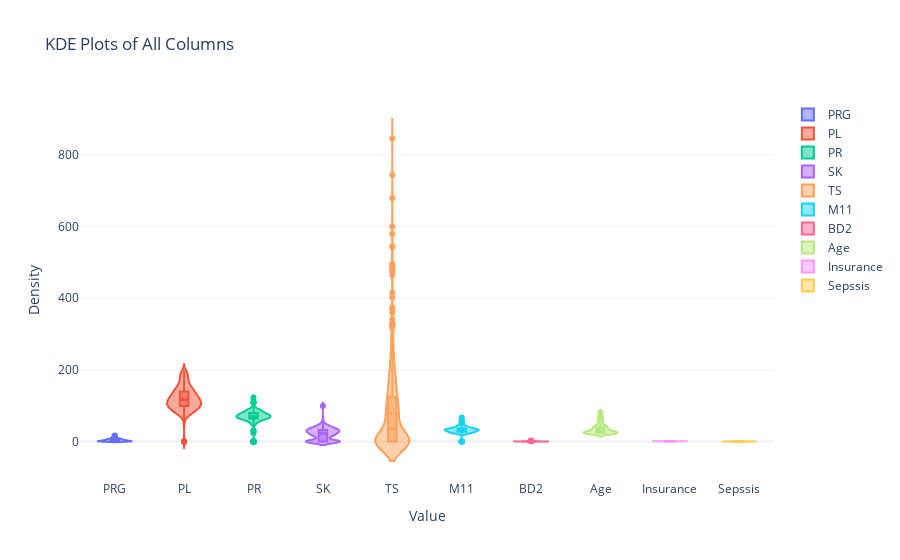

The notebook cell this image was saved under:
### Code cell
# Create an empty figure
fig = go.Figure()

# Loop through each column in the DataFrame and add a KDE plot to the figure
for column in data.columns:
    fig.add_trace(go.Violin(y=data[column], name=column, box_visible=True, meanline_visible=True))

# Update layout for better visualization
fig.update_layout(
    title='KDE Plots of All Columns',
    xaxis_title='Value',
    yaxis_title='Density',
    template='plotly_white'
)

### Figure 1 — Plotly figure (JSON) as saved in the notebook; plotly's stock layout.template omitted (floating-point values rounded to 4 significant figures; data arrays with more than 128 entries replaced by an {"elided": "..."} marker saying what was removed)
{"data": [{"box": {"visible": true}, "meanline": {"visible": true}, "name": "PRG", "type": "violin", "y": {"elided": "599 int values"}}, {"box": {"visible": true}, "meanline": {"visible": true}, "name": "PL", "type": "violin", "y": {"elided": "599 int values"}}, {"box": {"visible": true}, "meanline": {"visible": true}, "name": "PR", "type": "violin", "y": {"elided": "599 int values"}}, {"box": {"visible": true}, "meanline": {"visible": true}, "name": "SK", "type": "violin", "y": {"elided": "599 int values"}}, {"box": {"visible": true}, "meanline": {"visible": true}, "name": "TS", "type": "violin", "y": {"elided": "599 int values"}}, {"box": {"visible": true}, "meanline": {"visible": true}, "name": "M11", "type": "violin", "y": {"elided": "599 float values"}}, {"box": {"visible": true}, "meanline": {"visible": true}, "name": "BD2", "type": "violin", "y": {"elided": "599 float values"}}, {"box": {"visible": true}, "meanline": {"visible": true}, "name": "Age", "type": "violin", "y": {"elided": "599 int values"}}, {"box": {"visible": true}, "meanline": {"visible": true}, "name": "Insurance", "type": "violin", "y": {"elided": "599 int values"}}, {"box": {"visible": true}, "meanline": {"visible": true}, "name": "Sepssis", "type": "violin", "y": {"elided": "599 int values"}}], "layout": {"title": {"text": "KDE Plots of All Columns"}, "xaxis": {"title": {"text": "Value"}}, "yaxis": {"title": {"text": "Density"}}}}
